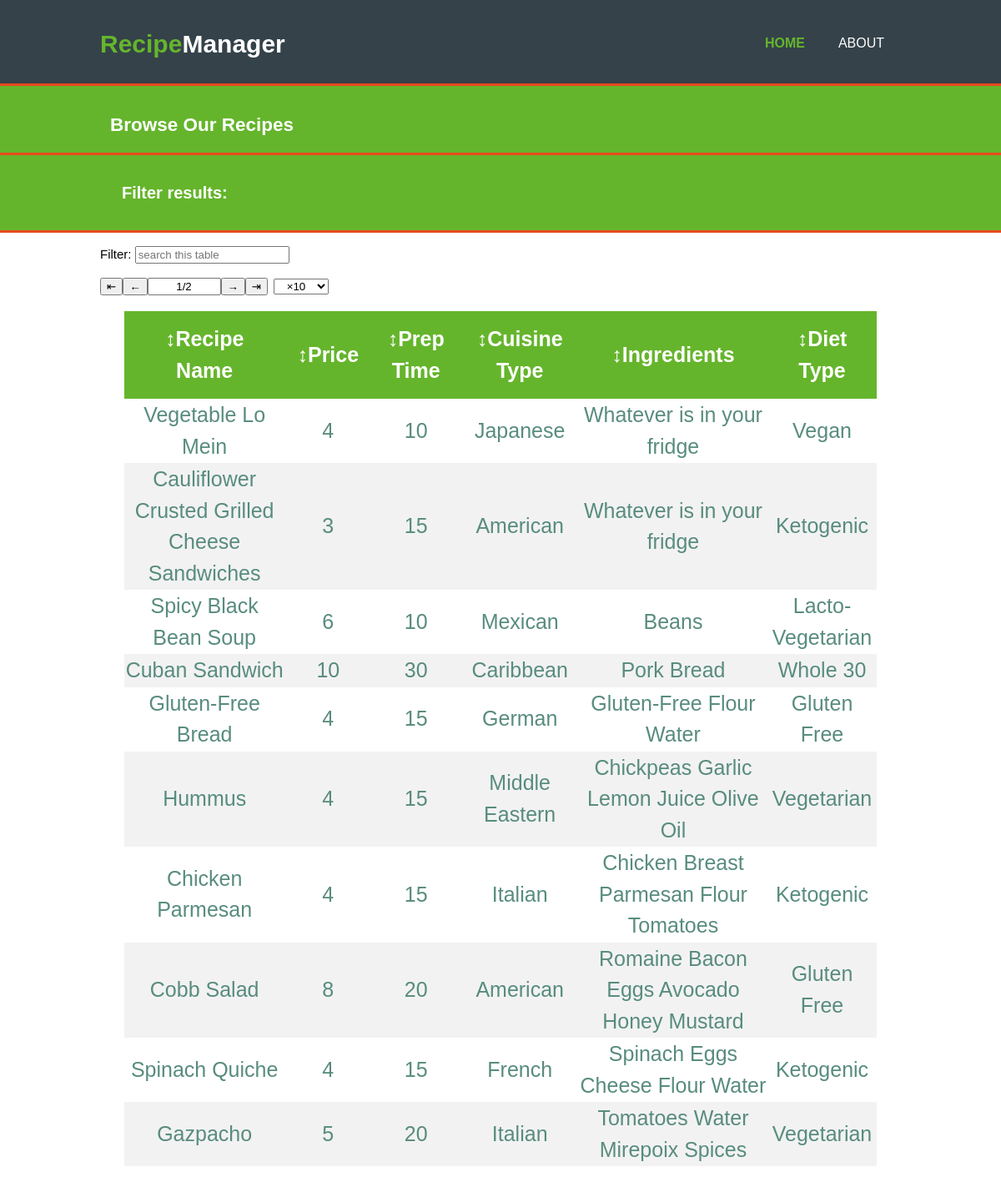
/browse_page.php, run on the app's committed database.
### tables this page shows
CREATE TABLE `recipes` (
  `recipe_id` int(10) UNSIGNED NOT NULL,
  `recipe_name` varchar(45) DEFAULT NULL,
  `cost_per_serving` decimal(10,0) DEFAULT NULL,
  `cost_total` decimal(10,0) DEFAULT NULL,
  `prep_time` varchar(45) DEFAULT NULL,
  `cook_time` varchar(45) DEFAULT NULL,
  `ingredients` text,
  `directions` text,
  `cuisine_id` int(10) UNSIGNED NOT NULL,
  `diet_id` int(10) UNSIGNED NOT NULL
);

CREATE TABLE `cuisine` (
  `cuisine_id` int(10) UNSIGNED NOT NULL,
  `cuisine_name` varchar(45) DEFAULT NULL
);

CREATE TABLE `diets` (
  `diet_id` int(10) UNSIGNED NOT NULL,
  `diet_name` varchar(45) DEFAULT NULL,
  `benefits` text
);

### browse_page.php (the view, shortened to what this page needs)
<!DOCTYPE html>
<html lang="en" xmlns="http://www.w3.org/1999/xhtml">
<head>
    <link rel="stylesheet" href="css/stylebr.css" />
</head>
<body>
    <header>
        <div class="container">
            <div id="brand">
                <h1><span class="highlight">Recipe</span>Manager</h1>
            </div>
            <nav>
                <ul>
                    <li class="current"><a href="index.html">Home</a></li>
                    <li><a href="about.html">About</a></li>
                </ul>
            </nav>
        </div>
    </header>
    <section id="browsebar">
        <div class="container">
            <h1>Browse Our Recipes </h1>
        </div>
    </section>
    <section id="filterbar">
        <div class="container">
            <ul>
                <li>Filter results:</li>
            </ul>
        </div>
    </section>
    <div class="container">
        <!--<table id="mytable" class="w3-table-all">
            <thead>
                <tr>
                    <th class="rname">Recipe Name</th>
                    <th class="filtr">Price</th>
                    <th class="filtr">Prep Time</th>
                    <th class="filtr">Cuisine Type</th>
                    <th class="ing">Ingredients</th>
                    <th class="filtr">Diet Type</th>
                </tr>
            </thead>
            <tbody>
            -->
        <table id="mytable" class="tpge tsrt">
            <thead>
                <tr>
                    <th>Recipe Name</th>
                    <th>Price</th>
                    <th>Prep Time</th>
                    <th>Cuisine Type</th>
                    <th>Ingredients</th>
                    <th>Diet Type</th>
                </tr>
            </thead>
            <tbody>
                <?php
                include("login.php");
                $sqlget = "SELECT recipe_name, cost_total, prep_time, cuisine_name, diet_name, ingredients FROM recipes JOIN cuisine USING(cuisine_id) JOIN diets USING(diet_id)";
                $sqldata = mysqli_query($conn, $sqlget) or die("ERROR");
                while($row = mysqli_fetch_array($sqldata, MYSQLI_ASSOC)) {
                ?>
                <tr>
                    <td>
                        <?php echo $row["recipe_name"] ?>
                    </td>
                    <td>
                        <?php echo $row["cost_total"] ?>
                    </td>
                    <td>
                        <?php echo $row["prep_time"] ?>
                    </td>
                    <td>
                        <?php echo $row["cuisine_name"] ?>
                    </td>
                    <td>
                        <?php echo $row["ingredients"] ?>
                    </td>
                    <td>
                        <?php echo $row["diet_name"] ?>
                    </td>
                </tr>
                <?php
                }
                ?>
            </tbody>
        </table>
    </div>
    <link href="css/sorter.css" rel="stylesheet" />
    <link href="css/pager.css" rel="stylesheet" />
</body>
</html>

### css/stylebr.css (style rules this page uses)
.container { width: 80%; margin: auto; overflow: hidden; }
header { background: #35424a; color: #ffffff; padding-top: 30px; min-height: 70px; border-bottom: #e8491d 3px solid; }
ul { margin: 0; padding: 0; list-style: none; }
header a { color: #ffffff; text-decoration: none; text-transform: uppercase; font-size: 16px; }
header li { float: left; display: inline; padding: 0 20px 0 20px; }
header #brand { float: left; }
header #brand h1 { margin: 0; }
header nav { float: right; margin-top: 10px; }
header .highlight, header .current a { color: #65B52C; font-weight: bold; }
#browsebar { padding: 15px; color: #ffffff; background: #65B52C; height: 50px; border-bottom: #e8491d 3px solid; }
#browsebar h1 { line-height: 25px; padding-bottom: 50px; float: left; }
#filterbar { padding: 20px; color: #ffffff; background: #65B52C; height: 50px; border-bottom: #e8491d 3px solid; font: 20px/1.5 Arial, Helvetica, sans-serif; font-weight: bold; position: relative; }
#filterbar ul li { float: left; background: #65B52C; line-height: 40px; text-align: center; font: 20px/1.5 Arial, Helvetica, sans-serif; font-weight: bold; padding: 10px; border-bottom: 1px dotted #ffffff; transition: height 1s ease; }
#filterbar ul li:last-child { border-bottom: none; }
table { border-collapse: collapse; width: 70%; color: #588c7e; font-family: Arial, Helvetica, sans-serif; font-size: 25px; text-align: center; margin-top: 2%; margin-left: 11%; margin-right: 11%; margin-bottom: 2%; }
th { padding: 15px; background-color: #65B52C; color: white; }
tr:nth-child(even) { background-color: #f2f2f2 }

### css/sorter.css (style rules this page uses)
th.tablesorter-header { cursor: pointer; }
th.tablesorter-unsorted:before { content: "\2195"; }

### browse_page.php (style rules this page uses)
table { border-collapse: collapse; width: 94%; color: #588c7e; font-family: Arial, Helvetica, sans-serif; font-size: 25px; text-align: center; margin-top: 2%; margin-left: 3%; margin-right: 3%; margin-bottom: 2%; }
th { padding: 15px; background-color: #65B52C; color: white; }
tr:nth-child(even) { background-color: #f2f2f2 }

### data on the page
recipes: recipe_name "Vegetable Lo Mein", cost_total "4", prep_time "10", cuisine.cuisine_name "Japanese", ingredients "Whatever is in your fridge", diet.diet_name "Vegan"
recipes: recipe_name "Cauliflower Crusted Grilled Cheese Sandwiches", cost_total "3", prep_time "15", cuisine.cuisine_name "American", ingredients "Whatever is in your fridge", diet.diet_name "Ketogenic"
recipes: recipe_name "Spicy Black Bean Soup", cost_total "6", prep_time "10", cuisine.cuisine_name "Mexican", ingredients "Beans", diet.diet_name "Lacto-Vegetarian"
recipes: recipe_name "Cuban Sandwich", cost_total "10", prep_time "30", cuisine.cuisine_name "Caribbean", ingredients "Pork Bread", diet.diet_name "Whole 30"
recipes: recipe_name "Gluten-Free Bread", cost_total "4", prep_time "15", cuisine.cuisine_name "German", ingredients "Gluten-Free Flour Water", diet.diet_name "Gluten Free"
recipes: recipe_name "Hummus", cost_total "4", prep_time "15", cuisine.cuisine_name "Middle Eastern", ingredients "Chickpeas Garlic Lemon Juice Olive Oil", diet.diet_name "Vegetarian"
recipes: recipe_name "Chicken Parmesan", cost_total "4", prep_time "15", cuisine.cuisine_name "Italian", ingredients "Chicken Breast Parmesan Flour Tomatoes", diet.diet_name "Ketogenic"
recipes: recipe_name "Cobb Salad", cost_total "8", prep_time "20", cuisine.cuisine_name "American", ingredients "Romaine Bacon Eggs Avocado Honey Mustard", diet.diet_name "Gluten Free"
recipes: recipe_name "Spinach Quiche", cost_total "4", prep_time "15", cuisine.cuisine_name "French", ingredients "Spinach Eggs Cheese Flour Water", diet.diet_name "Ketogenic"
recipes: recipe_name "Gazpacho", cost_total "5", prep_time "20", cuisine.cuisine_name "Italian", ingredients "Tomatoes Water Mirepoix Spices", diet.diet_name "Vegetarian"
